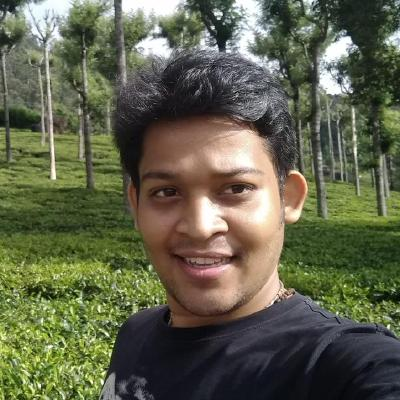
#> input picture b.jpg, 400 x 400 px
$ python '06_Translate an Image using OpenCV.py'
#> lines starting #> are read from the running program, lines starting #| are printed output that depends on the picture
# ### Image Translation


#Tranlation Matrix elements T =
# | 1 0 Tx |
# | 0 1 Ty |

#Import necessary libraries
import cv2
import numpy as np

#Load/Read the input image
input_image = cv2.imread('b.jpg')
#> input_image is the input picture: shape (400, 400, 3); mean B, G, R 75.8, 99, 96.9
cv2.imshow('Original Image', input_image)

# Extract height and width of the image
height, width = input_image.shape[:2]
#> height = 400; width = 400
print(height, width)
#| 400 400
print("=============")

#Translate the height and width of the image to 1/4
height_fourth, width_fourth = height/4, width/4
#> height_fourth = 100; width_fourth = 100

# Translation matrix T
# | 1 0 Tx |
# | 0 1 Ty |
T = np.float32([[1, 0, height_fourth], [0, 1, width_fourth]])
#> T = [[1, 0, 100], [0, 1, 100]]

#Printing the value of Translation matrix T
print(T)
#| [[  1.   0. 100.]
#|  [  0.   1. 100.]]

# Using warpAffine to transform the image using the translation matrix, T
translation = cv2.warpAffine(input_image, T, (width, height))
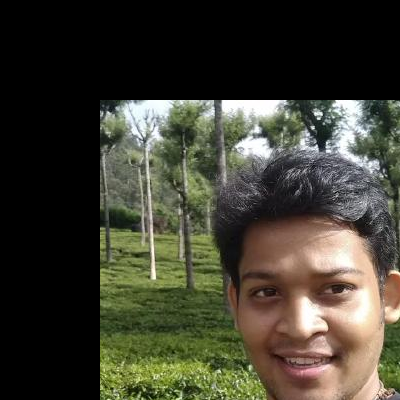
#> translation: shape (400, 400, 3); mean B, G, R 49.3, 62.4, 64.1

#Showing the image output
cv2.imshow('Translation', translation)
cv2.waitKey()
cv2.destroyAllWindows()

$ run again, with BOLB_Sunflower.jpg copied over b.jpg
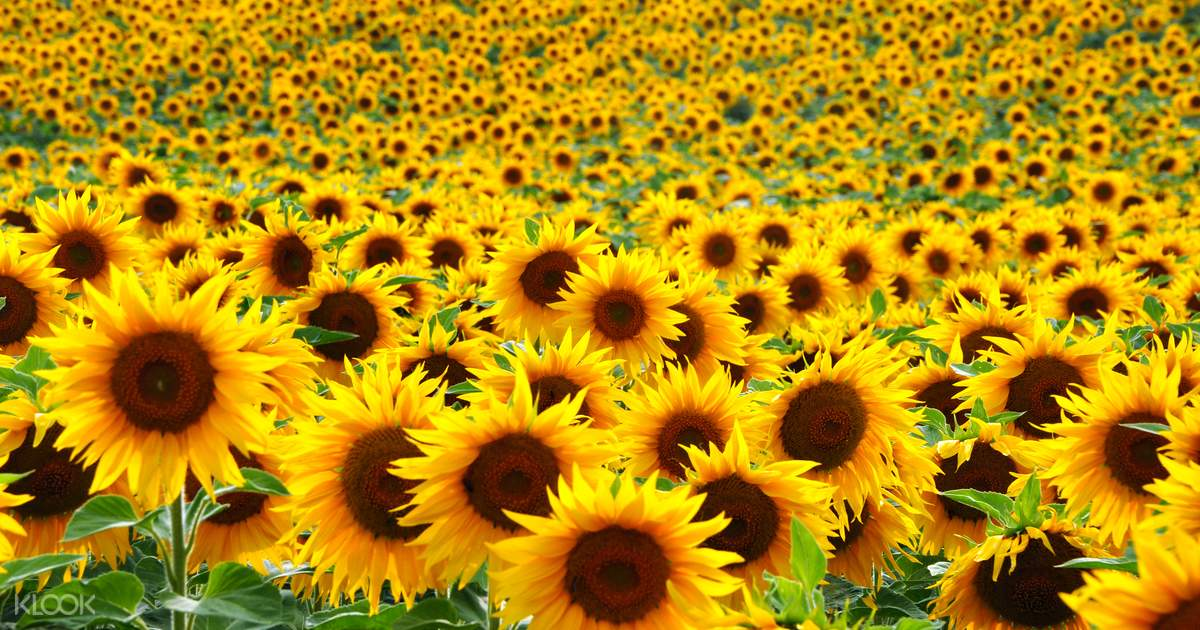
#> input picture BOLB_Sunflower.jpg, 1200 x 630 px
#> input_image is the input picture: shape (630, 1200, 3); mean B, G, R 11.7, 138, 180
#| 630 1200
#| [[  1.    0.  157.5]
#|  [  0.    1.  300. ]]
#> `translation = cv2.warpAffine(input_image, T, (width, height))`:
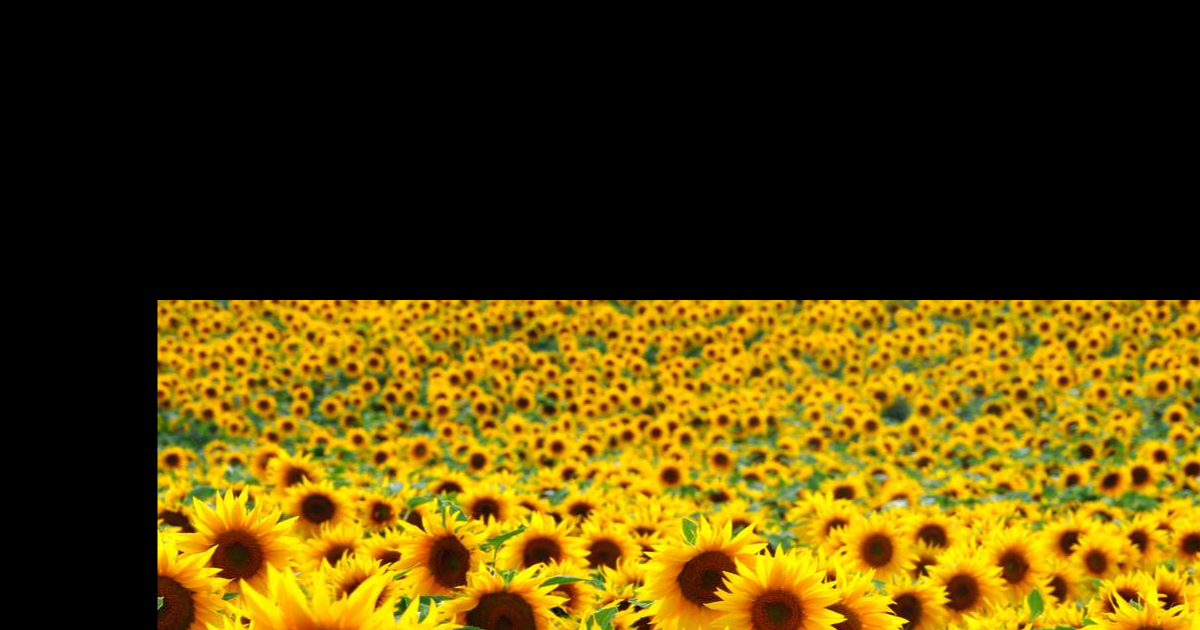
#> translation: shape (630, 1200, 3); mean B, G, R 5.2, 67.2, 86.7
